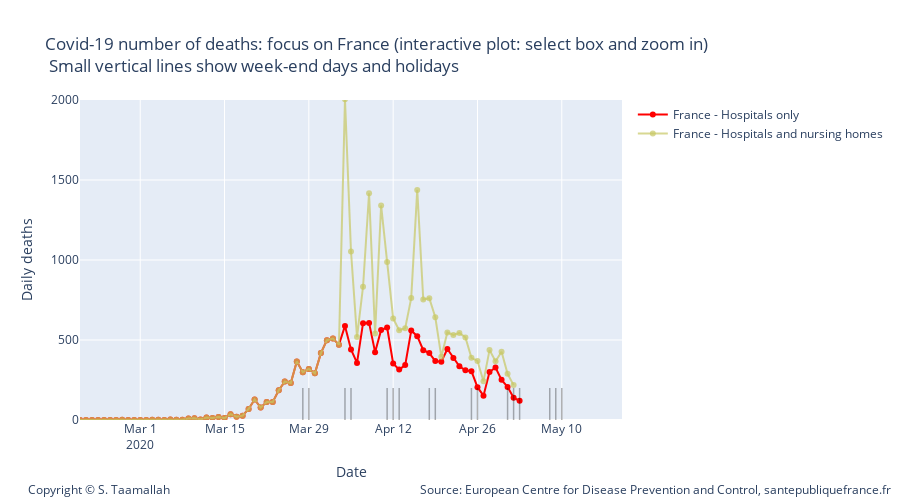

The notebook cell this image was saved under:
### Markdown cell above
- At the beginning of the outbreak, Santé publique France was only reporting deaths and cases recorded in hospitals. Later, nursing homes and other social medial structures started to be included, but without providing historical data. In the charts above, only hospital data was shown.
- Another point to notice regarding the data is the drop every week-end and holiday and higher than average values the following days. This seems to be artificial and shows the importance of relying on the moving average.

### Code cell
import plotly.graph_objects as go

#smooth_france_total = smooth_7day(df_france_total['deaths'])


traceFr = go.Scatter(
        x=df_france.index, 
        y=df_france['deaths'],
        mode='lines+markers',
        name='France - Hospitals only',
        line_color='rgba(256, 0, 0, 1)',
)

traceFr2 = go.Scatter(
        x=df_france.index, 
        y=smooth_france,
        mode='lines',
        name='France - Hospitals only',
        line_color='rgba(256, 0, 0, 1)',
)


traceFr_tot = go.Scatter(
        x=df_france_total.index, 
        y=df_france_total['deaths'],
        mode='lines+markers',
        name='France - Hospitals and nursing homes',
        line_color='rgba(200, 200, 100, 0.7)',
)



data3 = [traceFr, traceFr_tot]


layout2 = go.Layout(
    title="Covid-19 number of deaths: focus on France (interactive plot: select box and zoom in) <br> Small vertical lines show week-end days and holidays",
    width=900,
    height=500,
    
    # Top left
    xaxis=dict(
        title='Date',
        range=['2020-02-20', '2020-05-20'],
    ),
    yaxis=dict(
        title='Daily deaths',
        #type='log',
        range=[0,2000],
        anchor='x'
    ),
    
      annotations=[
        dict(
            x=1.5,
            y=-0.25,
            showarrow=False,
            text='Source: European Centre for Disease Prevention and Control, santepubliquefrance.fr',
            xref='paper',
            yref='paper'
        ),
        
        dict(
            x=-0.1,
            y=-0.25,
            showarrow=False,
            text='Copyright © S. Taamallah ',
            xref='paper',
            yref='paper'
        )
    ],
    
)



fig = go.Figure(data=data3, layout=layout2)

# Add shapes

fig.add_shape(
            type="line",
            x0='2020-03-28',
            y0=0,
            x1='2020-03-28',
            y1=200,
        )
fig.add_shape(
            type="line",
            x0='2020-03-29',
            y0=0,
            x1='2020-03-29',
            y1=200,
        )

fig.add_shape(
            type="line",
            x0='2020-04-04',
            y0=0,
            x1='2020-04-04',
            y1=200,
        )
fig.add_shape(
            type="line",
            x0='2020-04-05',
            y0=0,
            x1='2020-04-05',
            y1=200,
        )

fig.add_shape(
            type="line",
            x0='2020-04-11',
            y0=0,
            x1='2020-04-11',
            y1=200,
        )

fig.add_shape(
            type="line",
            x0='2020-04-12',
            y0=0,
            x1='2020-04-12',
            y1=200,
        )

fig.add_shape(
            type="line",
            x0='2020-04-13',
            y0=0,
            x1='2020-04-13',
            y1=200,
        )

fig.add_shape(
            type="line",
            x0='2020-04-18',
            y0=0,
            x1='2020-04-18',
            y1=200,
        )

fig.add_shape(
            type="line",
            x0='2020-04-19',
            y0=0,
            x1='2020-04-19',
            y1=200,
        )

fig.add_shape(
            type="line",
            x0='2020-04-25',
            y0=0,
            x1='2020-04-25',
            y1=200,
        )

fig.add_shape(
            type="line",
            x0='2020-04-26',
            y0=0,
            x1='2020-04-26',
            y1=200,
        )

fig.add_shape(
            type="line",
            x0='2020-05-01',
            y0=0,
            x1='2020-05-01',
            y1=200,
        )

fig.add_shape(
            type="line",
            x0='2020-05-02',
            y0=0,
            x1='2020-05-02',
            y1=200,
        )
fig.add_shape(
            type="line",
            x0='2020-05-03',
            y0=0,
            x1='2020-05-03',
            y1=200,
        )

fig.add_shape(
            type="line",
            x0='2020-05-08',
            y0=0,
            x1='2020-05-08',
            y1=200,
        )

fig.add_shape(
            type="line",
            x0='2020-05-09',
            y0=0,
            x1='2020-05-09',
            y1=200,
        )
fig.add_shape(
            type="line",
            x0='2020-05-10',
            y0=0,
            x1='2020-05-10',
            y1=200,
        )

fig.update_shapes(dict(
    xref="x",
    yref="y",
    opacity=0.3,
    line=dict(
        color="black",
        width=1.5,
        )))

fig.show()
from plotly.offline import plot
plot(fig, filename="STaamallah_covid19_analysis_chart_1tre_20200426.html", auto_open = False)

### Figure 1 — Plotly figure (JSON) as saved in the notebook; plotly's stock layout.template omitted (floating-point values rounded to 4 significant figures)
{"data": [{"line": {"color": "rgba(256, 0, 0, 1)"}, "mode": "lines+markers", "name": "France - Hospitals only", "type": "scatter", "x": ["2020-05-03T00:00:00", "2020-05-02T00:00:00", "2020-05-01T00:00:00", "2020-04-30T00:00:00", "2020-04-29T00:00:00", "2020-04-28T00:00:00", "2020-04-27T00:00:00", "2020-04-26T00:00:00", "2020-04-25T00:00:00", "2020-04-24T00:00:00", "2020-04-23T00:00:00", "2020-04-22T00:00:00", "2020-04-21T00:00:00", "2020-04-20T00:00:00", "2020-04-19T00:00:00", "2020-04-18T00:00:00", "2020-04-17T00:00:00", "2020-04-16T00:00:00", "2020-04-15T00:00:00", "2020-04-14T00:00:00", "2020-04-13T00:00:00", "2020-04-12T00:00:00", "2020-04-11T00:00:00", "2020-04-10T00:00:00", "2020-04-09T00:00:00", "2020-04-08T00:00:00", "2020-04-07T00:00:00", "2020-04-06T00:00:00", "2020-04-05T00:00:00", "2020-04-04T00:00:00", "2020-04-03T00:00:00", "2020-04-02T00:00:00", "2020-04-01T00:00:00", "2020-03-31T00:00:00", "2020-03-30T00:00:00", "2020-03-29T00:00:00", "2020-03-28T00:00:00", "2020-03-27T00:00:00", "2020-03-26T00:00:00", "2020-03-25T00:00:00", "2020-03-24T00:00:00", "2020-03-23T00:00:00", "2020-03-22T00:00:00", "2020-03-21T00:00:00", "2020-03-20T00:00:00", "2020-03-19T00:00:00", "2020-03-18T00:00:00", "2020-03-17T00:00:00", "2020-03-16T00:00:00", "2020-03-15T00:00:00", "2020-03-14T00:00:00", "2020-03-13T00:00:00", "2020-03-12T00:00:00", "2020-03-11T00:00:00", "2020-03-10T00:00:00", "2020-03-09T00:00:00", "2020-03-08T00:00:00", "2020-03-07T00:00:00", "2020-03-06T00:00:00", "2020-03-05T00:00:00", "2020-03-04T00:00:00", "2020-03-03T00:00:00", "2020-03-02T00:00:00", "2020-03-01T00:00:00", "2020-02-29T00:00:00", "2020-02-28T00:00:00", "2020-02-27T00:00:00", "2020-02-26T00:00:00", "2020-02-25T00:00:00", "2020-02-24T00:00:00", "2020-02-23T00:00:00", "2020-02-22T00:00:00", "2020-02-21T00:00:00", "2020-02-20T00:00:00", "2020-02-19T00:00:00", "2020-02-18T00:00:00", "2020-02-17T00:00:00", "2020-02-16T00:00:00", "2020-02-15T00:00:00", "2020-02-14T00:00:00", "2020-02-13T00:00:00", "2020-02-12T00:00:00", "2020-02-11T00:00:00", "2020-02-10T00:00:00", "2020-02-09T00:00:00", "2020-02-08T00:00:00", "2020-02-07T00:00:00", "2020-02-06T00:00:00", "2020-02-05T00:00:00", "2020-02-04T00:00:00", "2020-02-03T00:00:00", "2020-02-02T00:00:00", "2020-02-01T00:00:00", "2020-01-31T00:00:00", "2020-01-30T00:00:00", "2020-01-29T00:00:00", "2020-01-28T00:00:00", "2020-01-27T00:00:00", "2020-01-26T00:00:00", "2020-01-25T00:00:00", "2020-01-24T00:00:00", "2020-01-23T00:00:00", "2020-01-22T00:00:00", "2020-01-21T00:00:00", "2020-01-20T00:00:00", "2020-01-19T00:00:00", "2020-01-18T00:00:00", "2020-01-17T00:00:00", "2020-01-16T00:00:00", "2020-01-15T00:00:00", "2020-01-14T00:00:00", "2020-01-13T00:00:00", "2020-01-12T00:00:00", "2020-01-11T00:00:00", "2020-01-10T00:00:00", "2020-01-09T00:00:00", "2020-01-08T00:00:00", "2020-01-07T00:00:00", "2020-01-06T00:00:00", "2020-01-05T00:00:00", "2020-01-04T00:00:00", "2020-01-03T00:00:00", "2020-01-02T00:00:00", "2020-01-01T00:00:00", "2019-12-31T00:00:00"], "y": [120, 139, 207, 251, 328, 300, 152, 205, 305, 311, 336, 387, 444, 364, 368, 418, 436, 524, 559, 343, 315, 353, 578, 562, 424, 607, 605, 357, 441, 588, 471, 509, 499, 418, 292, 319, 299, 365, 231, 240, 186, 112, 112, 78, 128, 69, 27, 21, 36, 12, 18, 13, 15, 3, 11, 9, 1, 2, 3, 0, 1, 1, 0, 0, 0, 0, 1, 0, 0, 0, 0, 0, 0, 0, 0, 0, 0, 0, 1, 0, 0, 0, 0, 0, 0, 0, 0, 0, 0, 0, 0, 0, 0, 0, 0, 0, 0, 0, 0, 0, 0, 0, 0, 0, 0, 0, 0, 0, 0, 0, 0, 0, 0, 0, 0, 0, 0, 0, 0, 0, 0, 0, 0, 0, 0]}, {"line": {"color": "rgba(200, 200, 100, 0.7)"}, "mode": "lines+markers", "name": "France - Hospitals and nursing homes", "type": "scatter", "x": ["2020-05-02T00:00:00", "2020-05-01T00:00:00", "2020-04-30T00:00:00", "2020-04-29T00:00:00", "2020-04-28T00:00:00", "2020-04-27T00:00:00", "2020-04-26T00:00:00", "2020-04-25T00:00:00", "2020-04-24T00:00:00", "2020-04-23T00:00:00", "2020-04-22T00:00:00", "2020-04-21T00:00:00", "2020-04-20T00:00:00", "2020-04-19T00:00:00", "2020-04-18T00:00:00", "2020-04-17T00:00:00", "2020-04-16T00:00:00", "2020-04-15T00:00:00", "2020-04-14T00:00:00", "2020-04-13T00:00:00", "2020-04-12T00:00:00", "2020-04-11T00:00:00", "2020-04-10T00:00:00", "2020-04-09T00:00:00", "2020-04-08T00:00:00", "2020-04-07T00:00:00", "2020-04-06T00:00:00", "2020-04-05T00:00:00", "2020-04-04T00:00:00", "2020-04-03T00:00:00", "2020-04-02T00:00:00", "2020-04-01T00:00:00", "2020-03-31T00:00:00", "2020-03-30T00:00:00", "2020-03-29T00:00:00", "2020-03-28T00:00:00", "2020-03-27T00:00:00", "2020-03-26T00:00:00", "2020-03-25T00:00:00", "2020-03-24T00:00:00", "2020-03-23T00:00:00", "2020-03-22T00:00:00", "2020-03-21T00:00:00", "2020-03-20T00:00:00", "2020-03-19T00:00:00", "2020-03-18T00:00:00", "2020-03-17T00:00:00", "2020-03-16T00:00:00", "2020-03-15T00:00:00", "2020-03-14T00:00:00", "2020-03-13T00:00:00", "2020-03-12T00:00:00", "2020-03-11T00:00:00", "2020-03-10T00:00:00", "2020-03-09T00:00:00", "2020-03-08T00:00:00", "2020-03-07T00:00:00", "2020-03-06T00:00:00", "2020-03-05T00:00:00", "2020-03-04T00:00:00", "2020-03-03T00:00:00", "2020-03-02T00:00:00", "2020-03-01T00:00:00", "2020-02-29T00:00:00", "2020-02-28T00:00:00", "2020-02-27T00:00:00", "2020-02-26T00:00:00", "2020-02-25T00:00:00", "2020-02-24T00:00:00", "2020-02-23T00:00:00", "2020-02-22T00:00:00", "2020-02-21T00:00:00", "2020-02-20T00:00:00", "2020-02-19T00:00:00", "2020-02-18T00:00:00", "2020-02-17T00:00:00", "2020-02-16T00:00:00", "2020-02-15T00:00:00", "2020-02-14T00:00:00", "2020-02-13T00:00:00", "2020-02-12T00:00:00", "2020-02-11T00:00:00", "2020-02-10T00:00:00", "2020-02-09T00:00:00", "2020-02-08T00:00:00", "2020-02-07T00:00:00", "2020-02-06T00:00:00", "2020-02-05T00:00:00", "2020-02-04T00:00:00", "2020-02-03T00:00:00", "2020-02-02T00:00:00", "2020-02-01T00:00:00", "2020-01-31T00:00:00", "2020-01-30T00:00:00", "2020-01-29T00:00:00", "2020-01-28T00:00:00", "2020-01-27T00:00:00", "2020-01-26T00:00:00", "2020-01-25T00:00:00", "2020-01-24T00:00:00", "2020-01-23T00:00:00", "2020-01-22T00:00:00", "2020-01-21T00:00:00", "2020-01-20T00:00:00", "2020-01-19T00:00:00", "2020-01-18T00:00:00", "2020-01-17T00:00:00", "2020-01-16T00:00:00", "2020-01-15T00:00:00", "2020-01-14T00:00:00", "2020-01-13T00:00:00", "2020-01-12T00:00:00", "2020-01-11T00:00:00", "2020-01-10T00:00:00", "2020-01-09T00:00:00", "2020-01-08T00:00:00", "2020-01-07T00:00:00", "2020-01-06T00:00:00", "2020-01-05T00:00:00", "2020-01-04T00:00:00", "2020-01-03T00:00:00", "2020-01-02T00:00:00", "2020-01-01T00:00:00", "2019-12-31T00:00:00"], "y": [218, 289, 427, 367, 437, 242, 369, 389, 516, 544, 531, 547, 395, 642, 761, 753, 1438, 762, 574, 561, 635, 987, 1341, 541, 1417, 833, 518, 1053, 2004, 471, 509, 499, 418, 292, 319, 299, 365, 231, 240, 186, 112, 112, 78, 128, 69, 27, 21, 36, 12, 18, 13, 15, 3, 11, 9, 1, 2, 3, 0, 1, 1, 0, 0, 0, 0, 1, 0, 0, 0, 0, 0, 0, 0, 0, 0, 0, 0, 1, 0, 0, 0, 0, 0, 0, 0, 0, 0, 0, 0, 0, 0, 0, 0, 0, 0, 0, 0, 0, 0, 0, 0, 0, 0, 0, 0, 0, 0, 0, 0, 0, 0, 0, 0, 0, 0, 0, 0, 0, 0, 0, 0, 0, 0, 0]}], "layout": {"annotations": [{"showarrow": false, "text": "Source: European Centre for Disease Prevention and Control, santepubliquefrance.fr", "x": 1.5, "xref": "paper", "y": -0.25, "yref": "paper"}, {"showarrow": false, "text": "Copyright © S. Taamallah ", "x": -0.1, "xref": "paper", "y": -0.25, "yref": "paper"}], "height": 500, "shapes": [{"line": {"color": "black", "width": 1.5}, "opacity": 0.3, "type": "line", "x0": "2020-03-28", "x1": "2020-03-28", "xref": "x", "y0": 0, "y1": 200, "yref": "y"}, {"line": {"color": "black", "width": 1.5}, "opacity": 0.3, "type": "line", "x0": "2020-03-29", "x1": "2020-03-29", "xref": "x", "y0": 0, "y1": 200, "yref": "y"}, {"line": {"color": "black", "width": 1.5}, "opacity": 0.3, "type": "line", "x0": "2020-04-04", "x1": "2020-04-04", "xref": "x", "y0": 0, "y1": 200, "yref": "y"}, {"line": {"color": "black", "width": 1.5}, "opacity": 0.3, "type": "line", "x0": "2020-04-05", "x1": "2020-04-05", "xref": "x", "y0": 0, "y1": 200, "yref": "y"}, {"line": {"color": "black", "width": 1.5}, "opacity": 0.3, "type": "line", "x0": "2020-04-11", "x1": "2020-04-11", "xref": "x", "y0": 0, "y1": 200, "yref": "y"}, {"line": {"color": "black", "width": 1.5}, "opacity": 0.3, "type": "line", "x0": "2020-04-12", "x1": "2020-04-12", "xref": "x", "y0": 0, "y1": 200, "yref": "y"}, {"line": {"color": "black", "width": 1.5}, "opacity": 0.3, "type": "line", "x0": "2020-04-13", "x1": "2020-04-13", "xref": "x", "y0": 0, "y1": 200, "yref": "y"}, {"line": {"color": "black", "width": 1.5}, "opacity": 0.3, "type": "line", "x0": "2020-04-18", "x1": "2020-04-18", "xref": "x", "y0": 0, "y1": 200, "yref": "y"}, {"line": {"color": "black", "width": 1.5}, "opacity": 0.3, "type": "line", "x0": "2020-04-19", "x1": "2020-04-19", "xref": "x", "y0": 0, "y1": 200, "yref": "y"}, {"line": {"color": "black", "width": 1.5}, "opacity": 0.3, "type": "line", "x0": "2020-04-25", "x1": "2020-04-25", "xref": "x", "y0": 0, "y1": 200, "yref": "y"}, {"line": {"color": "black", "width": 1.5}, "opacity": 0.3, "type": "line", "x0": "2020-04-26", "x1": "2020-04-26", "xref": "x", "y0": 0, "y1": 200, "yref": "y"}, {"line": {"color": "black", "width": 1.5}, "opacity": 0.3, "type": "line", "x0": "2020-05-01", "x1": "2020-05-01", "xref": "x", "y0": 0, "y1": 200, "yref": "y"}, {"line": {"color": "black", "width": 1.5}, "opacity": 0.3, "type": "line", "x0": "2020-05-02", "x1": "2020-05-02", "xref": "x", "y0": 0, "y1": 200, "yref": "y"}, {"line": {"color": "black", "width": 1.5}, "opacity": 0.3, "type": "line", "x0": "2020-05-03", "x1": "2020-05-03", "xref": "x", "y0": 0, "y1": 200, "yref": "y"}, {"line": {"color": "black", "width": 1.5}, "opacity": 0.3, "type": "line", "x0": "2020-05-08", "x1": "2020-05-08", "xref": "x", "y0": 0, "y1": 200, "yref": "y"}, {"line": {"color": "black", "width": 1.5}, "opacity": 0.3, "type": "line", "x0": "2020-05-09", "x1": "2020-05-09", "xref": "x", "y0": 0, "y1": 200, "yref": "y"}, {"line": {"color": "black", "width": 1.5}, "opacity": 0.3, "type": "line", "x0": "2020-05-10", "x1": "2020-05-10", "xref": "x", "y0": 0, "y1": 200, "yref": "y"}], "title": {"text": "Covid-19 number of deaths: focus on France (interactive plot: select box and zoom in) <br> Small vertical lines show week-end days and holidays"}, "width": 900, "xaxis": {"range": ["2020-02-20", "2020-05-20"], "title": {"text": "Date"}, "type": "date"}, "yaxis": {"anchor": "x", "range": [0, 2000], "title": {"text": "Daily deaths"}, "type": "linear"}}}
